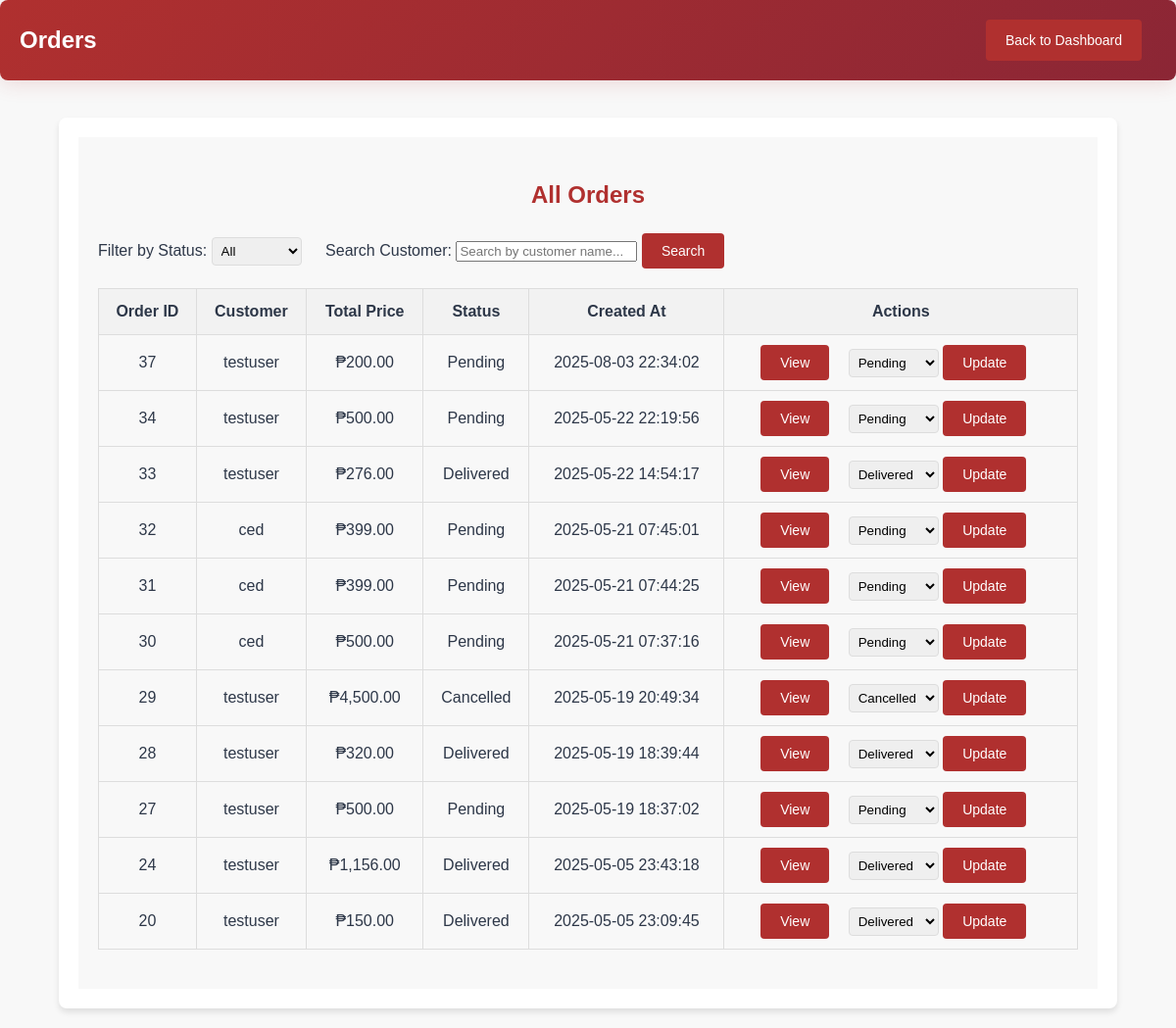
Screenshot of /admin/orders.php (signed in) with the database file from the repository.
### tables this page shows
CREATE TABLE `orders` (
  `order_id` int(11) NOT NULL,
  `user_id` int(11) NOT NULL,
  `total_price` decimal(10,2) NOT NULL,
  `status` enum('Pending','Shipped','Delivered','Cancelled') NOT NULL DEFAULT 'Pending',
  `created_at` timestamp NOT NULL DEFAULT current_timestamp(),
  `tracking_number` varchar(100) DEFAULT NULL
);

CREATE TABLE `users` (
  `user_id` int(11) NOT NULL,
  `username` varchar(50) NOT NULL,
  `email` varchar(100) NOT NULL,
  `password` varchar(255) NOT NULL,
  `created_at` timestamp NOT NULL DEFAULT current_timestamp(),
  `role` enum('admin','user','superadmin','supplier') DEFAULT 'user',
  `contact_number` varchar(20) DEFAULT NULL
);

### admin/orders.php (the view, shortened to what this page needs)
<?php
include "../includes/db_connect.php";
$search = isset($_GET['search']) ? $_GET['search'] : '';
$order_query = "SELECT o.order_id, o.total_price, o.status, o.created_at, u.username
                FROM orders o
                JOIN users u ON o.user_id = u.user_id";
$order_query .= " ORDER BY o.created_at DESC";
$stmt = $conn->prepare($order_query);
$stmt->execute();
$order_result = $stmt->get_result();
?>
<!DOCTYPE html>
<html lang="en">
<head>
    <link rel="stylesheet" href="../assets/css/styles.css" />
    <link rel="stylesheet" href="../assets/css/dashboard.css" />
    <link rel="stylesheet" href="../assets/css/admin.css" />
</head>
<body>
    <div class="admin-container">
        <header class="admin-header">
            <h1>Orders</h1>
            <a href="<?= ($_SESSION['role'] === 'superadmin') ? 'sadashboard.php' : 'dashboard.php' ?>" class="btn">Back to Dashboard</a>
        </header>
        <main class="admin-main">
            <h2>All Orders</h2>
            <form method="GET" action="orders.php" class="filter-form" style="margin-bottom: 20px;">
                <label for="status">Filter by Status:</label>
                <select name="status" id="status" onchange="this.form.submit()">
                    <option value="">All</option>
                </select>
                <label for="search" style="margin-left: 20px;">Search Customer:</label>
                <input type="text" name="search" id="search" value="<?= htmlspecialchars($search) ?>" placeholder="Search by customer name..." />
                <button type="submit" class="btn">Search</button>
            </form>
            <table>
                <thead>
                    <tr>
                        <th>Order ID</th>
                        <th>Customer</th>
                        <th>Total Price</th>
                        <th>Status</th>
                        <th>Created At</th>
                        <th>Actions</th>
                    </tr>
                </thead>
                <tbody>
                    <?php while ($order = $order_result->fetch_assoc()): ?>
                        <tr>
                            <td><?= $order['order_id'] ?></td>
                            <td><?= htmlspecialchars($order['username']) ?></td>
                            <td>₱<?= number_format($order['total_price'], 2) ?></td>
                            <td><?= $order['status'] ?></td>
                            <td><?= $order['created_at'] ?></td>
                            <td>
                                <a href="view_order.php?order_id=<?= $order['order_id'] ?>" class="btn">View</a>
                                <form method="POST" action="update_order_status.php" style="display: inline;">
                                    <select name="status" required>
                                        <option value="Pending" <?= $order['status'] === 'Pending' ? 'selected' : '' ?>>Pending</option>
                                        <option value="Delivered" <?= $order['status'] === 'Delivered' ? 'selected' : '' ?>>Delivered</option>
                                        <option value="Cancelled" <?= $order['status'] === 'Cancelled' ? 'selected' : '' ?>>Cancelled</option>
                                    </select>
                                    <button type="submit" class="btn">Update</button>
                                </form>
                            </td>
                        </tr>
                    <?php endwhile; ?>
                </tbody>
            </table>
        </main>
    </div>
</body>
</html>

### assets/css/styles.css (style rules this page uses)
body { font-family: 'Inter', 'Segoe UI', Tahoma, Geneva, Verdana, sans-serif; margin: 0; padding: 0; background-color: #f8faf9; line-height: 1.6; color: #2d3748; overflow-x: hidden; }
*, *::before, *::after { box-sizing: border-box; }
header { background: linear-gradient(135deg, #b0302f 0%, #8b2635 100%); color: white; padding: 12px 20px; display: flex; justify-content: space-between; align-items: center; position: fixed; top: 0; left: 0; width: 100%; z-index: 1000; box-shadow: 0 4px 20px rgba(176, 48, 47, 0.15); backdrop-filter: blur(10px); transition: all 0.3s ease; }
main { padding: 120px 20px 40px; min-height: 100vh; background: linear-gradient(135deg, #f8faf9 0%, #f1f5f9 100%); }
main { padding: 110px 20px 20px; min-height: 100vh; background: #f8f8f8; }
button, .btn, .add-to-cart, .logout-button, .back-button { background-color: #b0302f; border: none; color: white; cursor: pointer; font-size: 18px; padding: 10px 15px; border-radius: 5px; transition: background-color 0.3s ease; margin-right: 15px; }
.btn { padding: 5px 10px; text-decoration: none; background-color: #b0302f; color: white; border-radius: 3px; border: none; cursor: pointer; }
select { padding: 4px; }

### assets/css/dashboard.css (style rules this page uses)
body { font-family: Arial, sans-serif; background-color: #f8f8f8; margin: 0; padding: 0; }
table { width: 100%; border-collapse: collapse; text-align: center; }
th, td { padding: 8px; border: 1px solid #ddd; text-align: center; }
th { background-color: #f2f2f2; }

### assets/css/admin.css (style rules this page uses)
body { font-family: Arial, sans-serif; background-color: #f8f8f8; margin: 0; padding: 0; padding-top: 120px !important; }
.admin-container { width: 90%; max-width: 1200px; margin: 0 auto 20px; padding: 20px; background-color: white; border-radius: 8px; box-shadow: 0 4px 6px rgba(0, 0, 0, 0.1); }
.admin-header { background-color: #b0302f; color: white; padding: 20px; border-radius: 8px; display: flex; justify-content: space-between; align-items: center; margin-bottom: 20px; }
.admin-header h1 { margin: 0; font-size: 24px; }
.btn { background-color: #b0302f; color: white; border: none; border-radius: 4px; text-decoration: none; font-size: 14px; cursor: pointer; padding: 10px 20px; transition: background-color 0.3s; }
.admin-main { margin-top: 0; padding: 20px; }
.admin-main h2 { color: #b0302f; margin-bottom: 20px; text-align: center; }
table { width: 100%; border-collapse: collapse; margin-bottom: 20px; }
th, td { padding: 10px; border: 1px solid #ddd; text-align: center; }
th { background-color: #f2f2f2; }
.admin-main select { padding: 5px; border-radius: 4px; border: 1px solid #ddd; }

### rows the page displays
orders: order_id "37", user.username "testuser", total_price "200.00", status "Pending", created_at "2025-08-03 22:34:02"
orders: order_id "34", user.username "testuser", total_price "500.00", status "Pending", created_at "2025-05-22 22:19:56"
orders: order_id "33", user.username "testuser", total_price "276.00", status "Delivered", created_at "2025-05-22 14:54:17"
orders: order_id "32", user.username "ced", total_price "399.00", status "Pending", created_at "2025-05-21 07:45:01"
orders: order_id "31", user.username "ced", total_price "399.00", status "Pending", created_at "2025-05-21 07:44:25"
orders: order_id "30", user.username "ced", total_price "500.00", status "Pending", created_at "2025-05-21 07:37:16"
orders: order_id "29", user.username "testuser", total_price "4,500.00", status "Cancelled", created_at "2025-05-19 20:49:34"
orders: order_id "28", user.username "testuser", total_price "320.00", status "Delivered", created_at "2025-05-19 18:39:44"
orders: order_id "27", user.username "testuser", total_price "500.00", status "Pending", created_at "2025-05-19 18:37:02"
orders: order_id "24", user.username "testuser", total_price "1,156.00", status "Delivered", created_at "2025-05-05 23:43:18"
orders: order_id "20", user.username "testuser", total_price "150.00", status "Delivered", created_at "2025-05-05 23:09:45"
